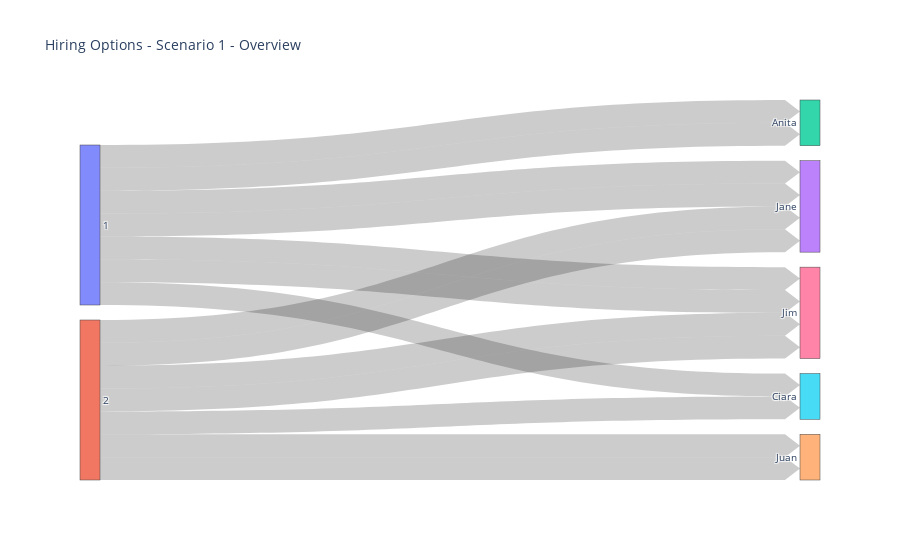

Source (notebook cell):
### Markdown cell above
## Scenario 1 - Sankey Diagram

### Hiring Options Overview

### Code cell
import plotly.graph_objects as go

# Initialize lists to store the source, target, and value data for the Sankey diagram
sources = []
targets = []
values = []

# Iterate over the cells in the dataframe
for i, row in df_scenario1.iterrows():
    for j, value in row.items():  # Use row.items() instead of row.iteritems()
        # Add the data to the lists
        sources.append(i)
        targets.append(value)
        values.append(1)  # assuming each pair occurs only once

# Create a dictionary that maps each unique label to a unique index
labels = list(set(sources + targets))
label_to_index = {label: index for index, label in enumerate(labels)}

# Convert the sources and targets to indices
source_indices = [label_to_index[source] for source in sources]
target_indices = [label_to_index[target] for target in targets]

# Define the source-target pairs
link = dict(
  arrowlen=15,
  source = source_indices,
  target = target_indices,
  value = values
)

# Define the node labels
node = dict(
  label = labels,
  pad = 15,  # 15 pixel padding
  thickness = 20  # 20 pixel thickness
)

# Create the Sankey diagram object
data = go.Sankey(link = link, node = node)

# Create the layout
layout =  dict(title = "Hiring Options - Scenario 1 - Overview",
    font = dict(size = 10))

# Create the figure
fig = go.Figure(data=[data], layout=layout)

# Plot the figure
fig.show()

### Figure 1 — Plotly figure (JSON) as saved in the notebook; plotly's stock layout.template omitted (floating-point values rounded to 4 significant figures)
{"data": [{"link": {"arrowlen": 15, "source": [0, 0, 0, 0, 0, 0, 0, 1, 1, 1, 1, 1, 1, 1], "target": [2, 6, 3, 5, 3, 6, 2, 6, 4, 3, 5, 3, 6, 4], "value": [1, 1, 1, 1, 1, 1, 1, 1, 1, 1, 1, 1, 1, 1]}, "node": {"label": [1, 2, "Anita", "Jane", "Juan", "Ciara", "Jim"], "pad": 15, "thickness": 20}, "type": "sankey"}], "layout": {"font": {"size": 10}, "title": {"text": "Hiring Options - Scenario 1 - Overview"}}}
